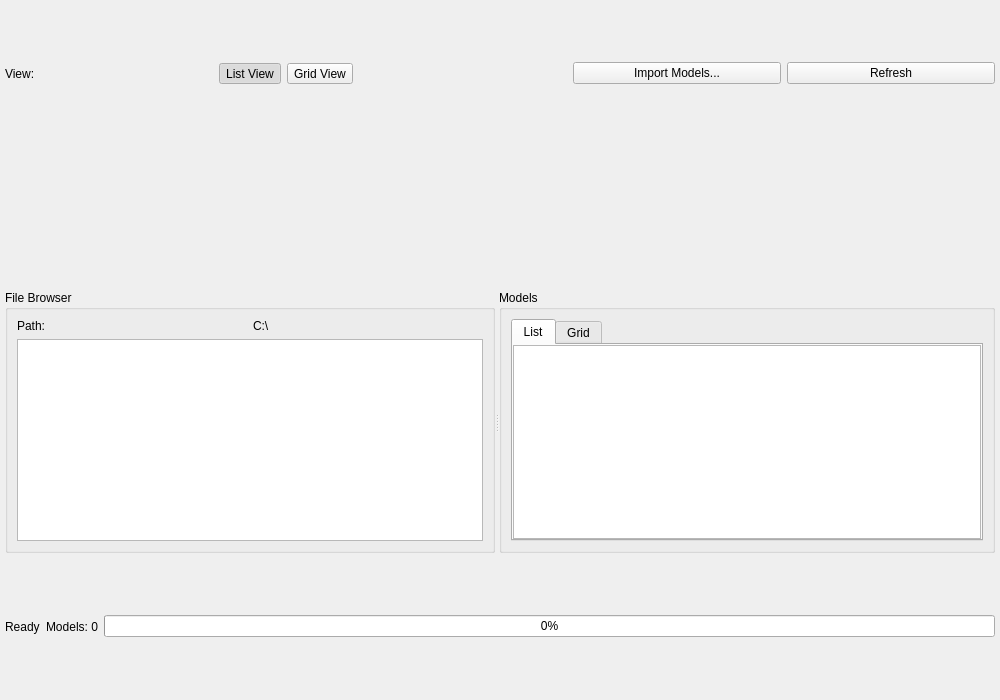
<?xml version="1.0" encoding="UTF-8"?>
<ui version="4.0">
 <class>ModelLibraryWidget</class>
 <widget class="QWidget" name="ModelLibraryWidget">
  <property name="geometry">
   <rect>
    <x>0</x>
    <y>0</y>
    <width>1000</width>
    <height>700</height>
   </rect>
  </property>
  <property name="windowTitle">
   <string>Model Library</string>
  </property>
  <layout class="QVBoxLayout" name="main_layout">
   <property name="spacing">
    <number>5</number>
   </property>
   <property name="leftMargin">
    <number>5</number>
   </property>
   <property name="topMargin">
    <number>5</number>
   </property>
   <property name="rightMargin">
    <number>5</number>
   </property>
   <property name="bottomMargin">
    <number>5</number>
   </property>
   <item>
    <widget class="QFrame" name="toolbar_frame">
     <property name="frameShape">
      <enum>QFrame::NoFrame</enum>
     </property>
     <property name="frameShadow">
      <enum>QFrame::Plain</enum>
     </property>
     <layout class="QHBoxLayout" name="toolbar_layout">
      <property name="leftMargin">
       <number>0</number>
      </property>
      <property name="topMargin">
       <number>0</number>
      </property>
      <property name="rightMargin">
       <number>0</number>
      </property>
      <property name="bottomMargin">
       <number>0</number>
      </property>
      <item>
       <widget class="QLabel" name="view_label">
        <property name="text">
         <string>View:</string>
        </property>
       </widget>
      </item>
      <item>
       <widget class="QToolButton" name="list_view_button">
        <property name="text">
         <string>List View</string>
        </property>
        <property name="checkable">
         <bool>true</bool>
        </property>
        <property name="checked">
         <bool>true</bool>
        </property>
        <property name="toolTip">
         <string>Show models in list view</string>
        </property>
       </widget>
      </item>
      <item>
       <widget class="QToolButton" name="grid_view_button">
        <property name="text">
         <string>Grid View</string>
        </property>
        <property name="checkable">
         <bool>true</bool>
        </property>
        <property name="toolTip">
         <string>Show models in grid view</string>
        </property>
       </widget>
      </item>
      <item>
       <widget class="QFrame" name="toolbar_spacer">
        <property name="frameShape">
         <enum>QFrame::NoFrame</enum>
        </property>
        <property name="frameShadow">
         <enum>QFrame::Plain</enum>
        </property>
       </widget>
      </item>
      <item>
       <widget class="QPushButton" name="import_button">
        <property name="text">
         <string>Import Models...</string>
        </property>
        <property name="toolTip">
         <string>Import models from files or folders</string>
        </property>
       </widget>
      </item>
      <item>
       <widget class="QPushButton" name="refresh_button">
        <property name="text">
         <string>Refresh</string>
        </property>
        <property name="toolTip">
         <string>Refresh model library</string>
        </property>
       </widget>
      </item>
     </layout>
    </widget>
   </item>
   <item>
    <widget class="QWidget" name="search_widget_placeholder">
     <property name="minimumSize">
      <size>
       <width>0</width>
       <height>50</height>
      </size>
     </property>
    </widget>
   </item>
   <item>
    <widget class="QSplitter" name="content_splitter">
     <property name="orientation">
      <enum>Qt::Horizontal</enum>
     </property>
     <widget class="QGroupBox" name="file_browser_group">
      <property name="title">
       <string>File Browser</string>
      </property>
      <layout class="QVBoxLayout" name="file_browser_layout">
       <item>
        <widget class="QFrame" name="path_frame">
         <property name="frameShape">
          <enum>QFrame::NoFrame</enum>
         </property>
         <property name="frameShadow">
          <enum>QFrame::Plain</enum>
         </property>
         <layout class="QHBoxLayout" name="path_layout">
          <property name="leftMargin">
           <number>0</number>
          </property>
          <property name="topMargin">
           <number>0</number>
          </property>
          <property name="rightMargin">
           <number>0</number>
          </property>
          <property name="bottomMargin">
           <number>0</number>
          </property>
          <item>
           <widget class="QLabel" name="path_label">
            <property name="text">
             <string>Path:</string>
            </property>
           </widget>
          </item>
          <item>
           <widget class="QLabel" name="path_display">
            <property name="text">
             <string>C:\</string>
            </property>
           </widget>
          </item>
         </layout>
        </widget>
       </item>
       <item>
        <widget class="QTreeView" name="file_tree">
         <property name="selectionMode">
          <enum>QAbstractItemView::SingleSelection</enum>
         </property>
         <property name="selectionBehavior">
          <enum>QAbstractItemView::SelectRows</enum>
         </property>
        </widget>
       </item>
      </layout>
     </widget>
     <widget class="QGroupBox" name="model_view_group">
      <property name="title">
       <string>Models</string>
      </property>
      <layout class="QVBoxLayout" name="model_view_layout">
       <item>
        <widget class="QTabWidget" name="view_tabs">
         <property name="currentIndex">
          <number>0</number>
         </property>
         <widget class="QWidget" name="list_tab">
          <attribute name="title">
           <string>List</string>
          </attribute>
          <layout class="QVBoxLayout" name="list_tab_layout">
           <property name="spacing">
            <number>0</number>
           </property>
           <property name="leftMargin">
            <number>0</number>
           </property>
           <property name="topMargin">
            <number>0</number>
           </property>
           <property name="rightMargin">
            <number>0</number>
           </property>
           <property name="bottomMargin">
            <number>0</number>
           </property>
           <item>
            <widget class="QTableView" name="list_view">
             <property name="selectionMode">
              <enum>QAbstractItemView::ExtendedSelection</enum>
             </property>
             <property name="selectionBehavior">
              <enum>QTableView::SelectRows</enum>
             </property>
             <property name="alternatingRowColors">
              <bool>true</bool>
             </property>
             <property name="sortingEnabled">
              <bool>true</bool>
             </property>
             <attribute name="horizontalHeaderStretchLastSection">
              <bool>false</bool>
             </attribute>
            </widget>
           </item>
          </layout>
         </widget>
         <widget class="QWidget" name="grid_tab">
          <attribute name="title">
           <string>Grid</string>
          </attribute>
          <layout class="QVBoxLayout" name="grid_tab_layout">
           <property name="spacing">
            <number>0</number>
           </property>
           <property name="leftMargin">
            <number>0</number>
           </property>
           <property name="topMargin">
            <number>0</number>
           </property>
           <property name="rightMargin">
            <number>0</number>
           </property>
           <property name="bottomMargin">
            <number>0</number>
           </property>
           <item>
            <widget class="QListView" name="grid_view">
             <property name="viewMode">
              <enum>QListView::IconMode</enum>
             </property>
             <property name="selectionMode">
              <enum>QAbstractItemView::ExtendedSelection</enum>
             </property>
             <property name="selectionBehavior">
              <enum>QAbstractItemView::SelectRows</enum>
             </property>
             <property name="resizeMode">
              <enum>QListView::Adjust</enum>
             </property>
             <property name="spacing">
              <number>10</number>
             </property>
             <property name="uniformItemSizes">
              <bool>true</bool>
             </property>
            </widget>
           </item>
          </layout>
         </widget>
        </widget>
       </item>
      </layout>
     </widget>
    </widget>
   </item>
   <item>
    <widget class="QFrame" name="status_frame">
     <property name="frameShape">
      <enum>QFrame::NoFrame</enum>
     </property>
     <property name="frameShadow">
      <enum>QFrame::Plain</enum>
     </property>
     <layout class="QHBoxLayout" name="status_layout">
      <property name="leftMargin">
       <number>0</number>
      </property>
      <property name="topMargin">
       <number>0</number>
      </property>
      <property name="rightMargin">
       <number>0</number>
      </property>
      <property name="bottomMargin">
       <number>0</number>
      </property>
      <item>
       <widget class="QLabel" name="status_label">
        <property name="text">
         <string>Ready</string>
        </property>
       </widget>
      </item>
      <item>
       <widget class="QLabel" name="model_count_label">
        <property name="text">
         <string>Models: 0</string>
        </property>
       </widget>
      </item>
      <item>
       <widget class="QProgressBar" name="progress_bar">
        <property name="value">
         <number>0</number>
        </property>
        <property name="visible">
         <bool>false</bool>
        </property>
       </widget>
      </item>
     </layout>
    </widget>
   </item>
  </layout>
 </widget>
 <resources/>
 <connections/>
</ui>
